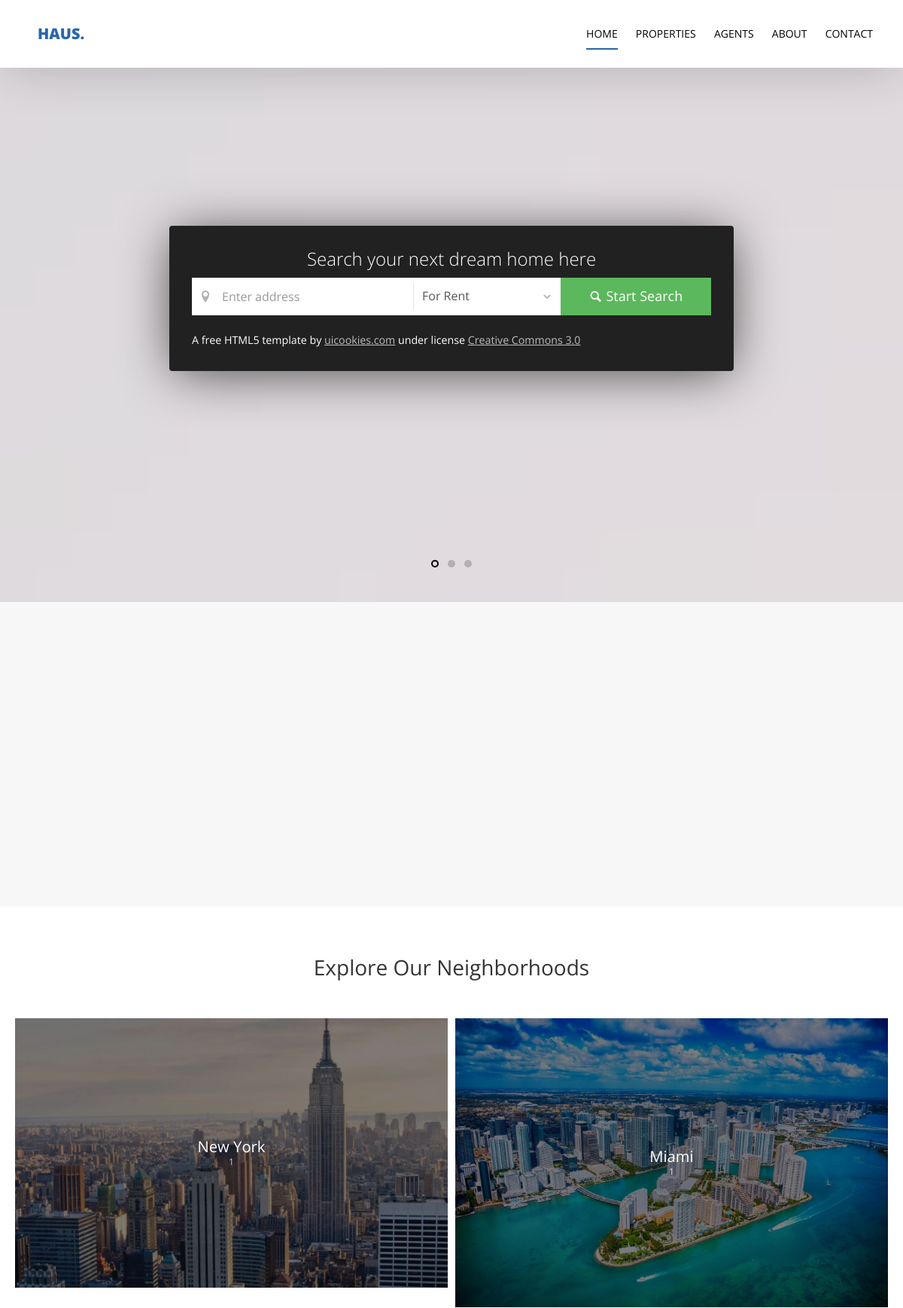
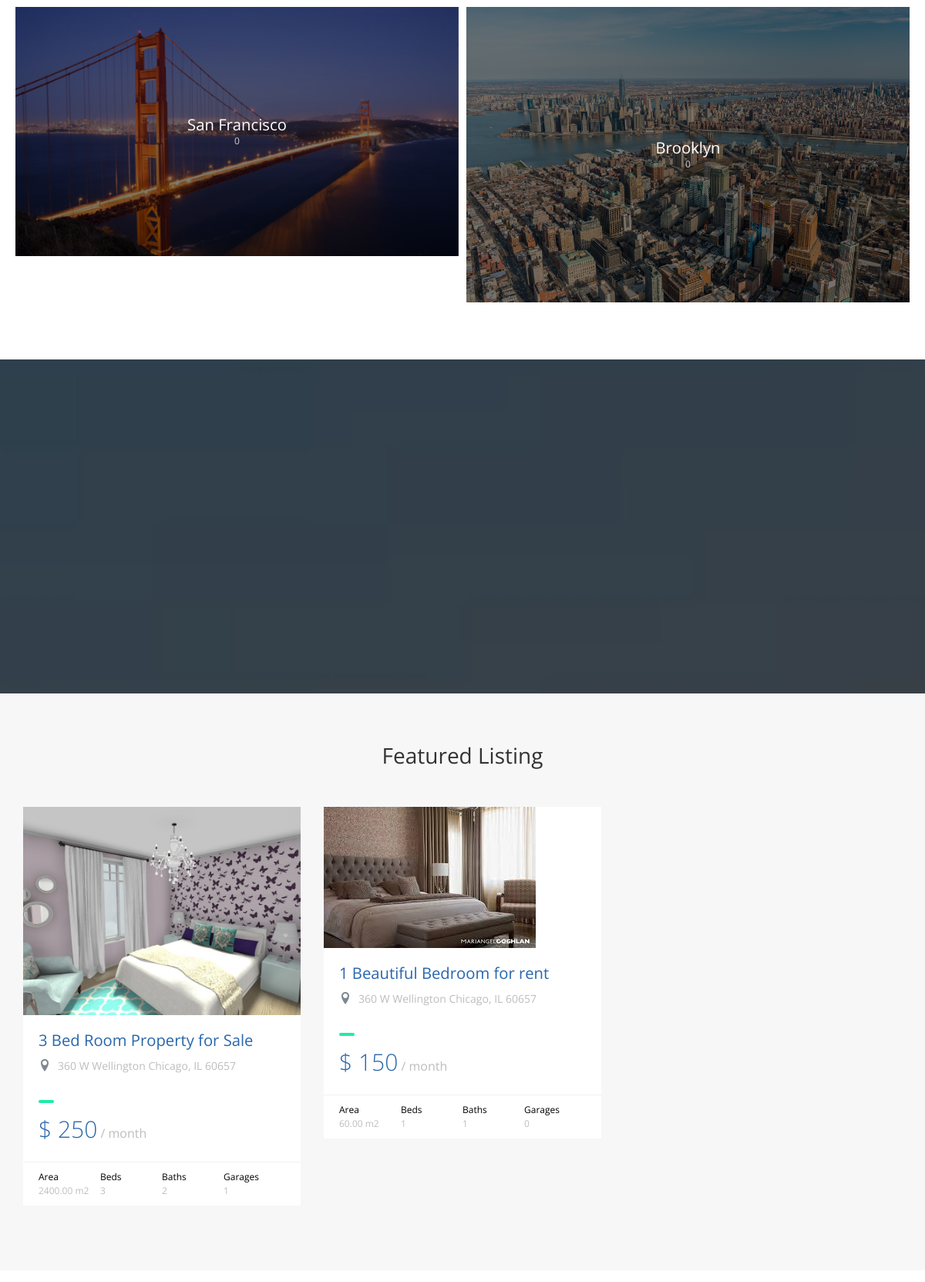
The page / (upper part) on the database its author committed (2 pictures, top to bottom).
### property/models.py (models this page shows, shortened)
class Property(models.Model):
    name = models.CharField(max_length=50)
    location = models.CharField(max_length=50, null=True)
    property_type = models.CharField(choices = property_type, max_length=10)
    price = models.PositiveIntegerField()
    area = models.DecimalField(max_digits=10, decimal_places=2)
    beds_number = models.PositiveIntegerField()
    baths_number = models.PositiveIntegerField()
    garages_number = models.PositiveIntegerField()
    image = models.ImageField(upload_to='property/', null=True)
    category = models.ForeignKey('Category', null=True, on_delete=models.SET_NULL)
    class Meta:
        verbose_name = 'Property'
        verbose_name_plural = 'Properties'

class Category(models.Model):
    category_name = models.CharField(max_length=30)
    image = models.ImageField(upload_to='category/', null=True)
    class Meta:
        verbose_name = 'Category'
        verbose_name_plural = 'Categories'

### home/views.py (the view)
# urls.py: path('', views.home, name='home'),
def home(request):
    category_list = Category.objects.annotate(property_count=Count('property')).values('category_name',
    'property_count', 'image')
    print(category_list)
    property_list = Property.objects.all()
    agents_list = Agent.objects.all()
    return render(request, 'home.html', {
        'category_list_home': category_list,
        'property_list_home': property_list,
        'agents_list_home': agents_list,
    })

### home/templates/home.html (shortened to what this page needs)
{% extends 'base.html' %}
{% load static %}
{% block content %}
  <section class="probootstrap-slider flexslider">
    <div class="probootstrap-wrap-banner">
      <div class="container">
        <div class="row">
          <div class="col-md-8 col-md-offset-2">
            <div class="probootstrap-home-search probootstrap-animate">
              <form action="{% url 'property:property_list' %}" method="get">
                <h2 class="heading">Search your next dream home here</h2>
                <div class="probootstrap-field-group">
                  <div class="probootstrap-fields">
                    <div class="search-field">
                      <i class="icon-location2"></i>
                      <input type="text" name='q' class="form-control" placeholder="Enter address">
                    </div>
                    <div class="search-category">
                      <i class="icon-chevron-down"></i>
                      <select name="property_type" id="" class="form-control">
                        <option value="rent">For Rent</option>
                      </select>
                    </div>
                  </div>
                  <button class="btn btn-success" type="submit"><i class="icon-magnifying-glass t2"></i> Start Search</button>
                </div>
              </form>
              <p class="mb0 text-left"><small>A free HTML5 template by <a href="https://uicookies.com/">uicookies.com</a> under license <a href="https://uicookies.com/license">Creative Commons 3.0</a></small> </p>
            </div>
          </div>
        </div>
      </div>
    </div>
  </section>
  <section class="probootstrap-section probootstrap-section-lighter">
    <div class="container">
      <div class="row">
        <div class="col-md-4">
        </div>
        <div class="col-md-4">
        </div>
        <div class="col-md-4">
        </div>
      </div>
    </div>
  </section>
  <section class="probootstrap-section">
    <div class="container">
      <div class="row heading">
        <h2 class="mt0 mb50 text-center">Explore Our Neighborhoods</h2>
      </div>
      <div class="row probootstrap-gutter10">
        {% for category_list in category_list_home %}
          <div class="col-md-6 col-sm-6">
            <a href="#" class="probootstrap-hover-overlay">
              <img src="media/{{category_list.image}}" alt="Free Bootstrap Template by uicookies.com" class="img-responsive"
              width="800" height="400">
              <div class="probootstrap-text-overlay">
                <h3>{{category_list.category_name}}</h3>
                <p>{{category_list.property_count}}</p>
              </div>
            </a>
          </div>
        {% endfor %}
      </div>
    </div>
  </section>
  <section class="probootstrap-section probootstrap-bg" style="background-image: url(img/slider_2.jpg);">
  </section>
  <section class="probootstrap-section probootstrap-section-lighter">
    <div class="container">
      <div class="row heading">
        <h2 class="mt0 mb50 text-center">Featured Listing</h2>
      </div>
      <div class="row">
        {% for property in property_list_home %}
          <div class="col-md-4 col-sm-6">
            <div class="probootstrap-card probootstrap-listing">
              <div class="probootstrap-card-media">
                <img src="{{property.image.url}}" class="img-responsive" alt="Free HTML5 Template by uicookies.com">
              </div>
              <div class="probootstrap-card-text">
                <h2 class="probootstrap-card-heading"><a href="#">{{property.name}}</a></h2>
                <div class="probootstrap-listing-location">
                  <i class="icon-location2"></i> <span>360 W Wellington Chicago, IL 60657</span>
                </div>
                <div class="probootstrap-listing-category for-sale"><span>{{property.type}}</span></div>
                <div class="probootstrap-listing-price"><strong>$ {{property.price}}</strong> / month</div>
              </div>
              <div class="probootstrap-card-extra">
                <ul>
                  <li>
                    Area
                    <span>{{property.area}} m2</span>
                  </li>
                  <li>
                    Beds
                    <span>{{property.beds_number}}</span>
                  </li>
                  <li>
                    Baths
                    <span>{{property.baths_number}}</span>
                  </li>
                  <li>
                    Garages
                    <span>{{property.garages_number}}</span>
                  </li>
                </ul>
              </div>
            </div>
          </div>
        {% endfor %}
      </div>
    </div>
  </section>
  <section class="probootstrap-section">
  </section>
  {% endblock %}

### rows shown on the page
Property: shows a picture, category_name "Miami", property_count "1", image (picture), name "3 Bed Room Property for Sale", price "250", area "2400.00", beds_number "3", baths_number "2", garages_number "1"
Category: shows a picture, category_name "San Francisco", property_count "0"
Category: shows a picture, category_name "Brooklyn", property_count "0"
Property: image (picture), name "1 Beautiful Bedroom for rent", price "150", area "60.00", beds_number "1", baths_number "1", garages_number "0"

### other values the page prints
{{ category_list.category_name }} "New York"
{{ category_list.property_count }} "1"
